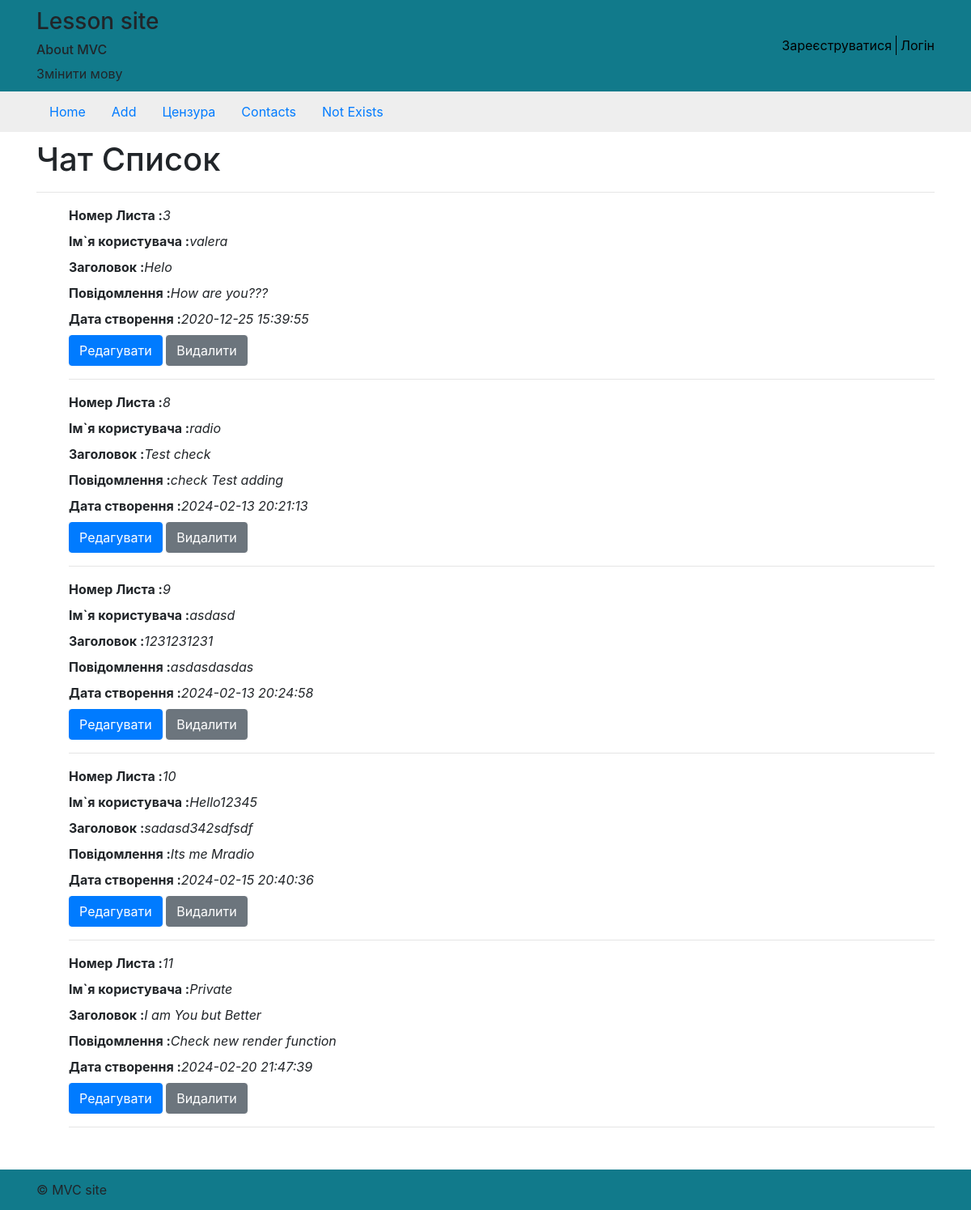
/?ln=ua (signed in), run on the app's committed database.
### tables this page shows
CREATE TABLE `messages` (
  `id` int unsigned NOT NULL AUTO_INCREMENT,
  `name` varchar(255) DEFAULT NULL,
  `title` varchar(128) NOT NULL,
  `message` text NOT NULL,
  `created_at` datetime NOT NULL,
  `status` int unsigned DEFAULT '0',
  `user_id` int unsigned NOT NULL,
  PRIMARY KEY (`id`)
);

### Core/System.php (called while the page is built, shortened)
<?php
class System
{
   public static function template(string $path, array $params): string {
        extract($params);
        include($path);
        $html = ob_get_clean();
        return $html;
    }
}

### Controller/Messages/MessageIndex.php (called while the page is built, shortened)
<?php
class MessageIndex extends CoreController
{
    private bool $successText = false;
    public function render() : string
    {
        $messages = Messages::getMessages(DbConnect::getConnect());
        $boolResult = $this->getBoolRole([1,2]);
        $this->content = System::template(static::CONTENT_PATH, ['successText' => $this->successText, 'messages' => $messages, 'boolResult' => $boolResult]);
        $mainHtml = Includer::includeHTML(static::INCLUDE_PATH, $this);
        return $mainHtml;
    }
}

### init.php (called while the page is built, shortened)
<?php
function autoload($className): void
{
    $className = ltrim($className, '\\');
    $fileName  = '';
    if ($lastNsPos = strrpos($className, '\\')) {
        $namespace = substr($className, 0, $lastNsPos);
        $className = substr($className, $lastNsPos + 1);
        $fileName  = str_replace('\\', DIRECTORY_SEPARATOR, $namespace) . DIRECTORY_SEPARATOR;
    }
    $fileName .= str_replace('_', DIRECTORY_SEPARATOR, $className) . '.php';
}

### Core/DbConnect.php (called while the page is built, shortened)
<?php
class DbConnect
{
    private static $connect;
    static function init() {
        self::$connect = mysqli_connect(self::DB_HOST, self::DB_USER, self::DB_PASS, self::DB_DATABASE_NAME) or die('Mysql connection error: ' . mysqli_error());
    }
    static function getConnect()
    {
        return static::$connect;
    }
}

### Model/Messages.php (called while the page is built, shortened)
<?php
class Messages
{
    public static function getMessages($connect) : array {
        $queryString = "SELECT * FROM messages WHERE 1";
        $result_arr = mysqli_fetch_all(mysqli_query($connect, $queryString),MYSQLI_ASSOC);
        return $result_arr ?? [];
    }
}

### Core/Language.php (called while the page is built, shortened)
<?php
class Language {
    public static function __(string $string) : string {
        $ln = $_GET['ln'] ?? false;
        if (isset($_SESSION['translate']) && is_array($_SESSION['translate'])) {
            foreach ($_SESSION['translate'] as $line) {
                if(strpos($line, $string."|") === 0) {
                    return explode("|", $line)[1] ?? $string;
                }
            }
        }
        return $string;
    }
}

### Core/CoreController.php (called while the page is built, shortened)
<?php
abstract class CoreController {
    public function getBoolRole(array $role) : bool {
        if (isset($_SESSION['user_role']) && in_array($_SESSION['user_role'], $role)) {
            return true;
        }
        return false;
    }
}

### view/messages/v_index.php (the view, shortened to what this page needs)
<ul>
    <?php foreach ($messages as $message): ?>
    <li>
        <label><strong><?= Language::__('Message id') ?>:</strong></label><em><?= $message['id'] ?></em><br>
        <label><strong><?= Language::__('User Name') ?>:</strong></label><em><?= $message['name'] ?></em><br>
        <label><strong><?= Language::__('Title') ?>:</strong></label><em><?= $message['title'] ?></em><br>
        <label><strong><?= Language::__('Message') ?>:</strong></label><em><?= $message['message'] ?></em><br>
        <label><strong><?= Language::__('Created At') ?>:</strong></label><em><?= $message['created_at'] ?></em><br>
        <?php if ($boolResult) : ?>
        <button class="p-0 border-0">
            <a class="btn btn-primary messages-link" href="<?=BASE_URL?>message/<?=$message['id']?>/edit"><?=Language::__('Edit')?></a>
        </button>
        <button class="p-0 border-0">
            <a class="btn btn-secondary messages-link" href="<?=BASE_URL?>message/<?=$message['id']?>/delete"><?=Language::__('Delete')?></a>
        </button>
        <?php endif ?>
        <hr>
    </li>
    <?php endforeach; ?>
</ul>

### assets/css/main.css (style rules this page uses)
html { position: relative; min-height: 100%; }
body { margin-bottom: 60px; }
ul>li { display: flow-root; }
.messages-link { text-decoration: none; color: #fff; }

### data on the page
messages: id "3", name "valera", title "Helo", message "How are you???", created_at "2020-12-25 15:39:55"
messages: id "8", name "radio", title "Test check", message "check Test adding", created_at "2024-02-13 20:21:13"
messages: id "9", name "asdasd", title "1231231231", message "asdasdasdas", created_at "2024-02-13 20:24:58"
messages: id "10", name "Hello12345", title "sadasd342sdfsdf", message "Its me Mradio", created_at "2024-02-15 20:40:36"
messages: id "11", name "Private", title "I am You but Better", message "Check new render function", created_at "2024-02-20 21:47:39"

### other printed values
Language::__('Change The Language') "Змінити мову"
Language::__('Register') "Зареєструватися"
Language::__('Login') "Логін"
Language::__('Home') "Home"
Language::__('Add') "Add"
Language::__('Censorship') "Цензура"
Language::__('Contacts') "Contacts"
Language::__('Not Exists') "Not Exists"
$controller->getTitle() "Чат Список"
